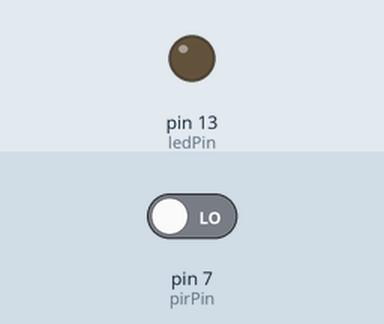
Recording of a sketch running on a simulated Arduino Uno, built with avr-gcc and run on an emulated ATmega328P. Parts: output pins drawn as LEDs (lit = HIGH). Inputs (shaded band) come from the test bench; at power-on: pin 7 (pirPin) LOW. What the sketch prints to the serial monitor is not drawn.

Above: at 1.2 s.
1.3 s: pin 7 (pirPin) driven HIGH
At 1.9 s:
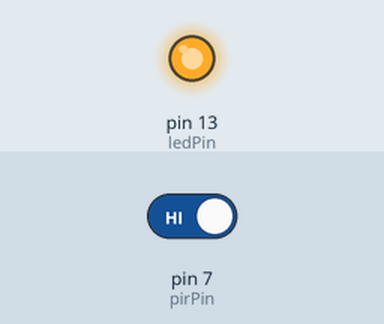
2.8 s: pin 7 (pirPin) driven LOW
At 4.2 s:
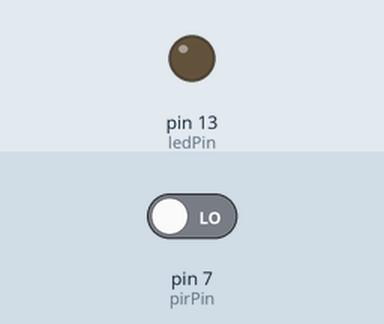
Timing chart, 0 to 5.8 s (numbered marks = the images above; inputs shaded):
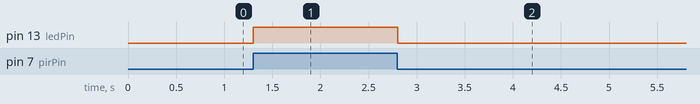

The sketch:

test_pir.ino
```cpp
// Sample Sketch

int ledPin = 13;  // LED on Pin 13 of Arduino
int pirPin = 7; // Input for HC-S501

int pirValue; // Place to store read PIR Value


void setup() {
  Serial.begin(115200);

  pinMode(ledPin, OUTPUT);
  pinMode(pirPin, INPUT);

  digitalWrite(ledPin, LOW);


}

void loop() {
  pirValue = digitalRead(pirPin);
  Serial.print("...pir: ");
  Serial.println(pirValue);
  digitalWrite(ledPin, pirValue);

}
```

Measured:
- after the input at 1.3 s, pin 13 (ledPin): LOW → HIGH at once
- after the input at 2.8 s, pin 13 (ledPin): HIGH → LOW at once
